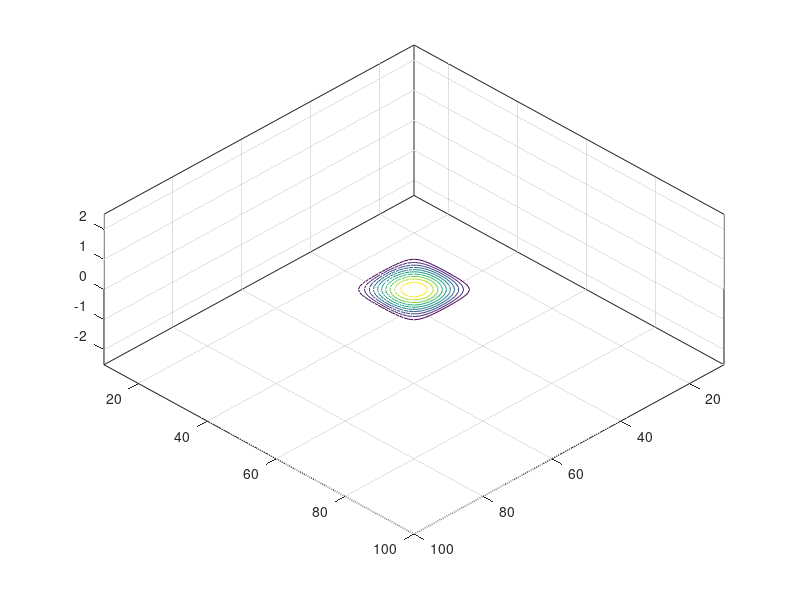

MATLAB code to generate this figure: (Note: this script raises an error after producing the figure.)
figure('units','normalized','outerposition',[0 0 1 1])

x_max = 10;
y_max = 10;

k = 0;
err = 0;
dt = 0.1;
h = 0.1;

T = zeros(x_max/h,y_max/h);

%T(4/h:6/h,4/h:6/h) = 1;
%T(4.8/h:5.2/h,4.8/h:5.2/h) = cos([-2:h:2]*pi/4).*cos([-2:h:2]*pi/4);
%T(5/h,5/h) = 1;

[X,Y] = meshgrid(-1:h:1);
Z = 2*cos(X*pi/2).*cos(Y*pi/2);
T(4.5/h:6.5/h,4.5/h:6.5/h) = Z;

D = 0.1;

v = [0 0.25];
%surf(T)
contour(T)
grid on
xlim([10 100])
ylim([10 100])
zlim([-2.5 2.5])
view([40 40 90])

vidObj = VideoWriter('wave_equation');
vidObj.Quality = 25;
open(vidObj);

T_k1 = T;
T_k2 = T;


plotT = [];

while (k<500)

k = k+1;    
    
T_k2 = T_k1;
T_k1 = T;
    
for y = [2:size(T,2)-1]
   for x = [2:size(T,1)-1] 
       

       diffContribution = (T_k1(x-1,y)-2*T_k1(x,y)+T_k1(x+1,y))/(h^2) + (T_k1(x,y-1)-2*T_k1(x,y)+T_k1(x,y+1))/(h^2);
       
       T(x,y) = 2*T_k1(x,y) - T_k2(x,y) + dt^2*D*diffContribution;
      
   end
end

plotT = [plotT T(50,50)];

% 
T(2,:) = 0;
T(x_max-1,:) = 0;T_k1(2,:) = 0;
T_k1(x_max-1,:) = 0;
T_k2(2,:) = 0;
T_k2(x_max-1,:) = 0;

T(:,2) = 0;
T(:,y_max-1) = 0;
T_k1(:,2) = 0;
T_k1(:,y_max-1) = 0;
T_k2(:,2) = 0;
T_k2(:,y_max-1) = 0;


%contour(T)
surf(T)
xlim([10 100])
ylim([10 100])
zlim([-2.5 2.5])
view([40 40 90])
%view([0 0 90])
currFrame = getframe;
%writeVideo(vidObj,currFrame);
%pause(0.01)
%err = max(max(abs(T-T_old)));

end

close(vidObj);

close